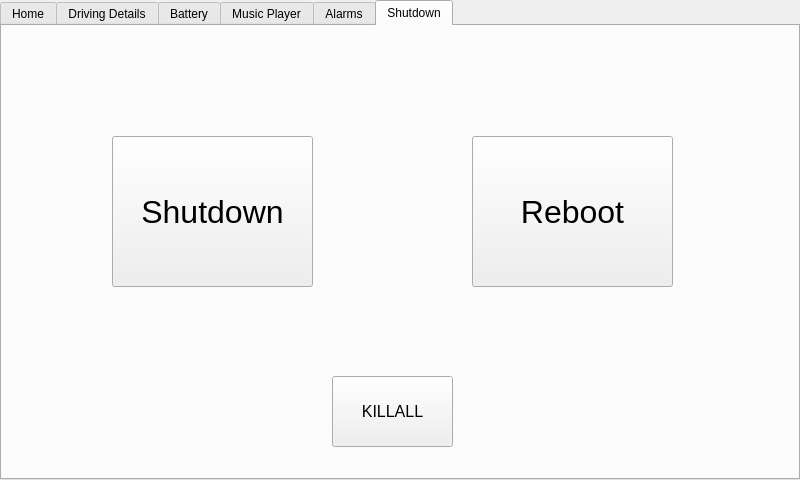
<?xml version="1.0" encoding="UTF-8"?>
<ui version="4.0">
 <class>Home</class>
 <widget class="QMainWindow" name="Home">
  <property name="geometry">
   <rect>
    <x>0</x>
    <y>0</y>
    <width>800</width>
    <height>480</height>
   </rect>
  </property>
  <property name="maximumSize">
   <size>
    <width>800</width>
    <height>480</height>
   </size>
  </property>
  <property name="windowTitle">
   <string>Home</string>
  </property>
  <widget class="QWidget" name="centralwidget">
   <widget class="QTabWidget" name="tab">
    <property name="geometry">
     <rect>
      <x>0</x>
      <y>0</y>
      <width>800</width>
      <height>480</height>
     </rect>
    </property>
    <property name="maximumSize">
     <size>
      <width>800</width>
      <height>480</height>
     </size>
    </property>
    <property name="currentIndex">
     <number>5</number>
    </property>
    <property name="iconSize">
     <size>
      <width>16</width>
      <height>16</height>
     </size>
    </property>
    <property name="movable">
     <bool>false</bool>
    </property>
    <property name="tabBarAutoHide">
     <bool>true</bool>
    </property>
    <widget class="QWidget" name="homeTab">
     <attribute name="title">
      <string>Home</string>
     </attribute>
     <widget class="QProgressBar" name="battProgBar">
      <property name="geometry">
       <rect>
        <x>10</x>
        <y>380</y>
        <width>511</width>
        <height>61</height>
       </rect>
      </property>
      <property name="font">
       <font>
        <pointsize>32</pointsize>
       </font>
      </property>
      <property name="value">
       <number>0</number>
      </property>
     </widget>
     <widget class="QLabel" name="currentSpeedLabel">
      <property name="geometry">
       <rect>
        <x>40</x>
        <y>20</y>
        <width>341</width>
        <height>191</height>
       </rect>
      </property>
      <property name="font">
       <font>
        <pointsize>160</pointsize>
        <weight>75</weight>
        <bold>true</bold>
        <underline>false</underline>
       </font>
      </property>
      <property name="text">
       <string>90</string>
      </property>
      <property name="textFormat">
       <enum>Qt::PlainText</enum>
      </property>
     </widget>
     <widget class="QLabel" name="battCapLabel">
      <property name="geometry">
       <rect>
        <x>10</x>
        <y>340</y>
        <width>421</width>
        <height>41</height>
       </rect>
      </property>
      <property name="font">
       <font>
        <family>Ubuntu</family>
        <pointsize>16</pointsize>
        <weight>50</weight>
        <italic>false</italic>
        <bold>false</bold>
       </font>
      </property>
      <property name="text">
       <string>&lt;html&gt;&lt;head/&gt;&lt;body&gt;&lt;p&gt;&lt;span style=&quot; font-size:22pt;&quot;&gt;Battery capacity remaining&lt;/span&gt;&lt;/p&gt;&lt;/body&gt;&lt;/html&gt;</string>
      </property>
     </widget>
     <widget class="QTextBrowser" name="rangeBox">
      <property name="geometry">
       <rect>
        <x>610</x>
        <y>10</y>
        <width>171</width>
        <height>61</height>
       </rect>
      </property>
      <property name="html">
       <string>&lt;!DOCTYPE HTML PUBLIC &quot;-//W3C//DTD HTML 4.0//EN&quot; &quot;http://www.w3.org/TR/REC-html40/strict.dtd&quot;&gt;
&lt;html&gt;&lt;head&gt;&lt;meta name=&quot;qrichtext&quot; content=&quot;1&quot; /&gt;&lt;style type=&quot;text/css&quot;&gt;
p, li { white-space: pre-wrap; }
&lt;/style&gt;&lt;/head&gt;&lt;body style=&quot; font-family:'Ubuntu'; font-size:11pt; font-weight:400; font-style:normal;&quot;&gt;
&lt;p style=&quot; margin-top:0px; margin-bottom:0px; margin-left:0px; margin-right:0px; -qt-block-indent:0; text-indent:0px;&quot;&gt;&lt;span style=&quot; font-size:24pt;&quot;&gt;0  km&lt;/span&gt;&lt;/p&gt;&lt;/body&gt;&lt;/html&gt;</string>
      </property>
     </widget>
     <widget class="QLabel" name="rangeLabel">
      <property name="geometry">
       <rect>
        <x>430</x>
        <y>20</y>
        <width>191</width>
        <height>41</height>
       </rect>
      </property>
      <property name="font">
       <font>
        <pointsize>18</pointsize>
       </font>
      </property>
      <property name="text">
       <string>&lt;html&gt;&lt;head/&gt;&lt;body&gt;&lt;p&gt;Range&lt;/p&gt;&lt;/body&gt;&lt;/html&gt;</string>
      </property>
     </widget>
     <widget class="QTextBrowser" name="modeBox">
      <property name="geometry">
       <rect>
        <x>610</x>
        <y>90</y>
        <width>171</width>
        <height>61</height>
       </rect>
      </property>
      <property name="html">
       <string>&lt;!DOCTYPE HTML PUBLIC &quot;-//W3C//DTD HTML 4.0//EN&quot; &quot;http://www.w3.org/TR/REC-html40/strict.dtd&quot;&gt;
&lt;html&gt;&lt;head&gt;&lt;meta name=&quot;qrichtext&quot; content=&quot;1&quot; /&gt;&lt;style type=&quot;text/css&quot;&gt;
p, li { white-space: pre-wrap; }
&lt;/style&gt;&lt;/head&gt;&lt;body style=&quot; font-family:'Ubuntu'; font-size:11pt; font-weight:400; font-style:normal;&quot;&gt;
&lt;p style=&quot; margin-top:0px; margin-bottom:0px; margin-left:0px; margin-right:0px; -qt-block-indent:0; text-indent:0px;&quot;&gt;&lt;span style=&quot; font-size:24pt; font-weight:600;&quot;&gt;NORMAL&lt;/span&gt;&lt;/p&gt;&lt;/body&gt;&lt;/html&gt;</string>
      </property>
     </widget>
     <widget class="QLabel" name="modeLabel">
      <property name="geometry">
       <rect>
        <x>430</x>
        <y>90</y>
        <width>161</width>
        <height>51</height>
       </rect>
      </property>
      <property name="font">
       <font>
        <pointsize>18</pointsize>
       </font>
      </property>
      <property name="text">
       <string>&lt;html&gt;&lt;head/&gt;&lt;body&gt;&lt;p&gt;Driving Mode&lt;/p&gt;&lt;/body&gt;&lt;/html&gt;</string>
      </property>
     </widget>
     <widget class="QPushButton" name="ecoPushButton">
      <property name="geometry">
       <rect>
        <x>440</x>
        <y>170</y>
        <width>101</width>
        <height>81</height>
       </rect>
      </property>
      <property name="font">
       <font>
        <pointsize>12</pointsize>
       </font>
      </property>
      <property name="text">
       <string>ECO</string>
      </property>
     </widget>
     <widget class="QPushButton" name="normPushButton">
      <property name="geometry">
       <rect>
        <x>560</x>
        <y>170</y>
        <width>101</width>
        <height>81</height>
       </rect>
      </property>
      <property name="font">
       <font>
        <pointsize>12</pointsize>
       </font>
      </property>
      <property name="text">
       <string>NORMAL</string>
      </property>
     </widget>
     <widget class="QPushButton" name="racePushButton">
      <property name="geometry">
       <rect>
        <x>680</x>
        <y>170</y>
        <width>101</width>
        <height>81</height>
       </rect>
      </property>
      <property name="font">
       <font>
        <pointsize>12</pointsize>
       </font>
      </property>
      <property name="text">
       <string>RACE</string>
      </property>
     </widget>
     <widget class="QLabel" name="kmhrsLabel">
      <property name="geometry">
       <rect>
        <x>190</x>
        <y>210</y>
        <width>241</width>
        <height>71</height>
       </rect>
      </property>
      <property name="font">
       <font>
        <pointsize>60</pointsize>
        <weight>75</weight>
        <bold>true</bold>
       </font>
      </property>
      <property name="text">
       <string>km/h</string>
      </property>
     </widget>
     <widget class="QTextBrowser" name="timeBox">
      <property name="geometry">
       <rect>
        <x>580</x>
        <y>370</y>
        <width>181</width>
        <height>71</height>
       </rect>
      </property>
      <property name="html">
       <string>&lt;!DOCTYPE HTML PUBLIC &quot;-//W3C//DTD HTML 4.0//EN&quot; &quot;http://www.w3.org/TR/REC-html40/strict.dtd&quot;&gt;
&lt;html&gt;&lt;head&gt;&lt;meta name=&quot;qrichtext&quot; content=&quot;1&quot; /&gt;&lt;style type=&quot;text/css&quot;&gt;
p, li { white-space: pre-wrap; }
&lt;/style&gt;&lt;/head&gt;&lt;body style=&quot; font-family:'Ubuntu'; font-size:11pt; font-weight:400; font-style:normal;&quot;&gt;
&lt;p style=&quot; margin-top:0px; margin-bottom:0px; margin-left:0px; margin-right:0px; -qt-block-indent:0; text-indent:0px;&quot;&gt;&lt;span style=&quot; font-size:32pt;&quot;&gt;00:00&lt;/span&gt;&lt;/p&gt;&lt;/body&gt;&lt;/html&gt;</string>
      </property>
     </widget>
     <widget class="QLabel" name="timeLabel">
      <property name="geometry">
       <rect>
        <x>580</x>
        <y>330</y>
        <width>81</width>
        <height>41</height>
       </rect>
      </property>
      <property name="font">
       <font>
        <family>Ubuntu</family>
        <pointsize>16</pointsize>
        <weight>50</weight>
        <italic>false</italic>
        <bold>false</bold>
       </font>
      </property>
      <property name="text">
       <string>&lt;html&gt;&lt;head/&gt;&lt;body&gt;&lt;p&gt;&lt;span style=&quot; font-size:22pt;&quot;&gt;Time&lt;/span&gt;&lt;/p&gt;&lt;/body&gt;&lt;/html&gt;</string>
      </property>
     </widget>
    </widget>
    <widget class="QWidget" name="ddTab">
     <attribute name="title">
      <string>Driving Details</string>
     </attribute>
     <widget class="QLabel" name="speedLabel">
      <property name="geometry">
       <rect>
        <x>20</x>
        <y>30</y>
        <width>111</width>
        <height>41</height>
       </rect>
      </property>
      <property name="font">
       <font>
        <pointsize>20</pointsize>
       </font>
      </property>
      <property name="text">
       <string>Speed</string>
      </property>
     </widget>
     <widget class="QTextBrowser" name="speedBox">
      <property name="geometry">
       <rect>
        <x>240</x>
        <y>20</y>
        <width>161</width>
        <height>61</height>
       </rect>
      </property>
      <property name="font">
       <font>
        <pointsize>22</pointsize>
       </font>
      </property>
      <property name="html">
       <string>&lt;!DOCTYPE HTML PUBLIC &quot;-//W3C//DTD HTML 4.0//EN&quot; &quot;http://www.w3.org/TR/REC-html40/strict.dtd&quot;&gt;
&lt;html&gt;&lt;head&gt;&lt;meta name=&quot;qrichtext&quot; content=&quot;1&quot; /&gt;&lt;style type=&quot;text/css&quot;&gt;
p, li { white-space: pre-wrap; }
&lt;/style&gt;&lt;/head&gt;&lt;body style=&quot; font-family:'Ubuntu'; font-size:22pt; font-weight:400; font-style:normal;&quot;&gt;
&lt;p style=&quot; margin-top:0px; margin-bottom:0px; margin-left:0px; margin-right:0px; -qt-block-indent:0; text-indent:0px;&quot;&gt;0  km/h&lt;/p&gt;&lt;/body&gt;&lt;/html&gt;</string>
      </property>
     </widget>
     <widget class="QLabel" name="topSpeedLabel">
      <property name="geometry">
       <rect>
        <x>20</x>
        <y>110</y>
        <width>151</width>
        <height>41</height>
       </rect>
      </property>
      <property name="font">
       <font>
        <pointsize>20</pointsize>
       </font>
      </property>
      <property name="text">
       <string>Top speed</string>
      </property>
     </widget>
     <widget class="QTextBrowser" name="topSpeedBox">
      <property name="geometry">
       <rect>
        <x>240</x>
        <y>100</y>
        <width>161</width>
        <height>61</height>
       </rect>
      </property>
      <property name="font">
       <font>
        <pointsize>22</pointsize>
       </font>
      </property>
      <property name="html">
       <string>&lt;!DOCTYPE HTML PUBLIC &quot;-//W3C//DTD HTML 4.0//EN&quot; &quot;http://www.w3.org/TR/REC-html40/strict.dtd&quot;&gt;
&lt;html&gt;&lt;head&gt;&lt;meta name=&quot;qrichtext&quot; content=&quot;1&quot; /&gt;&lt;style type=&quot;text/css&quot;&gt;
p, li { white-space: pre-wrap; }
&lt;/style&gt;&lt;/head&gt;&lt;body style=&quot; font-family:'Ubuntu'; font-size:22pt; font-weight:400; font-style:normal;&quot;&gt;
&lt;p style=&quot; margin-top:0px; margin-bottom:0px; margin-left:0px; margin-right:0px; -qt-block-indent:0; text-indent:0px;&quot;&gt;0  km/h&lt;/p&gt;&lt;/body&gt;&lt;/html&gt;</string>
      </property>
     </widget>
     <widget class="QLabel" name="rangeLabel_2">
      <property name="geometry">
       <rect>
        <x>20</x>
        <y>190</y>
        <width>121</width>
        <height>41</height>
       </rect>
      </property>
      <property name="font">
       <font>
        <pointsize>22</pointsize>
       </font>
      </property>
      <property name="text">
       <string>Range</string>
      </property>
     </widget>
     <widget class="QTextBrowser" name="rangeBox_2">
      <property name="geometry">
       <rect>
        <x>240</x>
        <y>180</y>
        <width>161</width>
        <height>61</height>
       </rect>
      </property>
      <property name="html">
       <string>&lt;!DOCTYPE HTML PUBLIC &quot;-//W3C//DTD HTML 4.0//EN&quot; &quot;http://www.w3.org/TR/REC-html40/strict.dtd&quot;&gt;
&lt;html&gt;&lt;head&gt;&lt;meta name=&quot;qrichtext&quot; content=&quot;1&quot; /&gt;&lt;style type=&quot;text/css&quot;&gt;
p, li { white-space: pre-wrap; }
&lt;/style&gt;&lt;/head&gt;&lt;body style=&quot; font-family:'Ubuntu'; font-size:11pt; font-weight:400; font-style:normal;&quot;&gt;
&lt;p style=&quot; margin-top:0px; margin-bottom:0px; margin-left:0px; margin-right:0px; -qt-block-indent:0; text-indent:0px;&quot;&gt;&lt;span style=&quot; font-size:22pt;&quot;&gt;0  km&lt;/span&gt;&lt;/p&gt;&lt;/body&gt;&lt;/html&gt;</string>
      </property>
     </widget>
     <widget class="QLabel" name="modeLabel_2">
      <property name="geometry">
       <rect>
        <x>20</x>
        <y>270</y>
        <width>191</width>
        <height>41</height>
       </rect>
      </property>
      <property name="font">
       <font>
        <pointsize>22</pointsize>
       </font>
      </property>
      <property name="text">
       <string>Driving Mode</string>
      </property>
     </widget>
     <widget class="QTextBrowser" name="modeBox_2">
      <property name="geometry">
       <rect>
        <x>240</x>
        <y>260</y>
        <width>161</width>
        <height>61</height>
       </rect>
      </property>
      <property name="html">
       <string>&lt;!DOCTYPE HTML PUBLIC &quot;-//W3C//DTD HTML 4.0//EN&quot; &quot;http://www.w3.org/TR/REC-html40/strict.dtd&quot;&gt;
&lt;html&gt;&lt;head&gt;&lt;meta name=&quot;qrichtext&quot; content=&quot;1&quot; /&gt;&lt;style type=&quot;text/css&quot;&gt;
p, li { white-space: pre-wrap; }
&lt;/style&gt;&lt;/head&gt;&lt;body style=&quot; font-family:'Ubuntu'; font-size:11pt; font-weight:400; font-style:normal;&quot;&gt;
&lt;p style=&quot; margin-top:0px; margin-bottom:0px; margin-left:0px; margin-right:0px; -qt-block-indent:0; text-indent:0px;&quot;&gt;&lt;span style=&quot; font-size:24pt; font-weight:600;&quot;&gt;NORMAL&lt;/span&gt;&lt;/p&gt;&lt;/body&gt;&lt;/html&gt;</string>
      </property>
     </widget>
     <widget class="QTextBrowser" name="longitudeBox">
      <property name="geometry">
       <rect>
        <x>630</x>
        <y>20</y>
        <width>151</width>
        <height>61</height>
       </rect>
      </property>
      <property name="font">
       <font>
        <pointsize>22</pointsize>
       </font>
      </property>
      <property name="html">
       <string>&lt;!DOCTYPE HTML PUBLIC &quot;-//W3C//DTD HTML 4.0//EN&quot; &quot;http://www.w3.org/TR/REC-html40/strict.dtd&quot;&gt;
&lt;html&gt;&lt;head&gt;&lt;meta name=&quot;qrichtext&quot; content=&quot;1&quot; /&gt;&lt;style type=&quot;text/css&quot;&gt;
p, li { white-space: pre-wrap; }
&lt;/style&gt;&lt;/head&gt;&lt;body style=&quot; font-family:'Ubuntu'; font-size:22pt; font-weight:400; font-style:normal;&quot;&gt;
&lt;p style=&quot;-qt-paragraph-type:empty; margin-top:0px; margin-bottom:0px; margin-left:0px; margin-right:0px; -qt-block-indent:0; text-indent:0px;&quot;&gt;&lt;br /&gt;&lt;/p&gt;&lt;/body&gt;&lt;/html&gt;</string>
      </property>
     </widget>
     <widget class="QLabel" name="longitudeLabel">
      <property name="geometry">
       <rect>
        <x>440</x>
        <y>30</y>
        <width>181</width>
        <height>41</height>
       </rect>
      </property>
      <property name="font">
       <font>
        <pointsize>20</pointsize>
       </font>
      </property>
      <property name="text">
       <string>Longitude (N)</string>
      </property>
     </widget>
     <widget class="QLabel" name="latitudeLabel">
      <property name="geometry">
       <rect>
        <x>440</x>
        <y>110</y>
        <width>151</width>
        <height>41</height>
       </rect>
      </property>
      <property name="font">
       <font>
        <pointsize>20</pointsize>
       </font>
      </property>
      <property name="text">
       <string>Latitude (E)</string>
      </property>
     </widget>
     <widget class="QTextBrowser" name="latitudeBox">
      <property name="geometry">
       <rect>
        <x>630</x>
        <y>100</y>
        <width>151</width>
        <height>61</height>
       </rect>
      </property>
      <property name="font">
       <font>
        <pointsize>22</pointsize>
       </font>
      </property>
      <property name="html">
       <string>&lt;!DOCTYPE HTML PUBLIC &quot;-//W3C//DTD HTML 4.0//EN&quot; &quot;http://www.w3.org/TR/REC-html40/strict.dtd&quot;&gt;
&lt;html&gt;&lt;head&gt;&lt;meta name=&quot;qrichtext&quot; content=&quot;1&quot; /&gt;&lt;style type=&quot;text/css&quot;&gt;
p, li { white-space: pre-wrap; }
&lt;/style&gt;&lt;/head&gt;&lt;body style=&quot; font-family:'Ubuntu'; font-size:22pt; font-weight:400; font-style:normal;&quot;&gt;
&lt;p style=&quot;-qt-paragraph-type:empty; margin-top:0px; margin-bottom:0px; margin-left:0px; margin-right:0px; -qt-block-indent:0; text-indent:0px;&quot;&gt;&lt;br /&gt;&lt;/p&gt;&lt;/body&gt;&lt;/html&gt;</string>
      </property>
     </widget>
    </widget>
    <widget class="QWidget" name="batteryTab">
     <attribute name="title">
      <string>Battery</string>
     </attribute>
     <widget class="QLabel" name="battEstTotCapLabel">
      <property name="geometry">
       <rect>
        <x>20</x>
        <y>30</y>
        <width>261</width>
        <height>41</height>
       </rect>
      </property>
      <property name="font">
       <font>
        <pointsize>22</pointsize>
       </font>
      </property>
      <property name="text">
       <string>Est. total capacity</string>
      </property>
     </widget>
     <widget class="QTextBrowser" name="battEstTotCapBox">
      <property name="geometry">
       <rect>
        <x>340</x>
        <y>20</y>
        <width>161</width>
        <height>61</height>
       </rect>
      </property>
      <property name="html">
       <string>&lt;!DOCTYPE HTML PUBLIC &quot;-//W3C//DTD HTML 4.0//EN&quot; &quot;http://www.w3.org/TR/REC-html40/strict.dtd&quot;&gt;
&lt;html&gt;&lt;head&gt;&lt;meta name=&quot;qrichtext&quot; content=&quot;1&quot; /&gt;&lt;style type=&quot;text/css&quot;&gt;
p, li { white-space: pre-wrap; }
&lt;/style&gt;&lt;/head&gt;&lt;body style=&quot; font-family:'Ubuntu'; font-size:11pt; font-weight:400; font-style:normal;&quot;&gt;
&lt;p style=&quot; margin-top:0px; margin-bottom:0px; margin-left:0px; margin-right:0px; -qt-block-indent:0; text-indent:0px;&quot;&gt;&lt;span style=&quot; font-size:22pt;&quot;&gt;2800 Wh&lt;/span&gt;&lt;/p&gt;&lt;/body&gt;&lt;/html&gt;</string>
      </property>
     </widget>
     <widget class="QLabel" name="battEstCapLeftLabel">
      <property name="geometry">
       <rect>
        <x>20</x>
        <y>110</y>
        <width>241</width>
        <height>41</height>
       </rect>
      </property>
      <property name="font">
       <font>
        <pointsize>22</pointsize>
       </font>
      </property>
      <property name="text">
       <string>Est. capacity left</string>
      </property>
     </widget>
     <widget class="QTextBrowser" name="battEstCapLeftBox">
      <property name="geometry">
       <rect>
        <x>340</x>
        <y>100</y>
        <width>161</width>
        <height>61</height>
       </rect>
      </property>
      <property name="font">
       <font>
        <pointsize>22</pointsize>
       </font>
      </property>
      <property name="html">
       <string>&lt;!DOCTYPE HTML PUBLIC &quot;-//W3C//DTD HTML 4.0//EN&quot; &quot;http://www.w3.org/TR/REC-html40/strict.dtd&quot;&gt;
&lt;html&gt;&lt;head&gt;&lt;meta name=&quot;qrichtext&quot; content=&quot;1&quot; /&gt;&lt;style type=&quot;text/css&quot;&gt;
p, li { white-space: pre-wrap; }
&lt;/style&gt;&lt;/head&gt;&lt;body style=&quot; font-family:'Ubuntu'; font-size:22pt; font-weight:400; font-style:normal;&quot;&gt;
&lt;p style=&quot; margin-top:0px; margin-bottom:0px; margin-left:0px; margin-right:0px; -qt-block-indent:0; text-indent:0px;&quot;&gt;1400 Wh&lt;/p&gt;&lt;/body&gt;&lt;/html&gt;</string>
      </property>
     </widget>
     <widget class="QLabel" name="currentBattTempLabel">
      <property name="geometry">
       <rect>
        <x>20</x>
        <y>180</y>
        <width>311</width>
        <height>41</height>
       </rect>
      </property>
      <property name="font">
       <font>
        <pointsize>22</pointsize>
       </font>
      </property>
      <property name="text">
       <string>Current battery temp</string>
      </property>
     </widget>
     <widget class="QProgressBar" name="battProgBar_2">
      <property name="geometry">
       <rect>
        <x>7</x>
        <y>380</y>
        <width>781</width>
        <height>61</height>
       </rect>
      </property>
      <property name="font">
       <font>
        <pointsize>32</pointsize>
       </font>
      </property>
      <property name="value">
       <number>0</number>
      </property>
     </widget>
     <widget class="QLabel" name="battCapLabel_2">
      <property name="geometry">
       <rect>
        <x>10</x>
        <y>340</y>
        <width>421</width>
        <height>41</height>
       </rect>
      </property>
      <property name="font">
       <font>
        <family>Ubuntu</family>
        <pointsize>22</pointsize>
        <weight>50</weight>
        <italic>false</italic>
        <bold>false</bold>
       </font>
      </property>
      <property name="text">
       <string>Battery capacity remaining</string>
      </property>
     </widget>
     <widget class="QLabel" name="peakBattTempLabel">
      <property name="geometry">
       <rect>
        <x>20</x>
        <y>270</y>
        <width>301</width>
        <height>41</height>
       </rect>
      </property>
      <property name="font">
       <font>
        <pointsize>22</pointsize>
       </font>
      </property>
      <property name="text">
       <string>Peak battery temp</string>
      </property>
     </widget>
     <widget class="QTextBrowser" name="currentBattTempBox">
      <property name="geometry">
       <rect>
        <x>340</x>
        <y>180</y>
        <width>161</width>
        <height>61</height>
       </rect>
      </property>
      <property name="html">
       <string>&lt;!DOCTYPE HTML PUBLIC &quot;-//W3C//DTD HTML 4.0//EN&quot; &quot;http://www.w3.org/TR/REC-html40/strict.dtd&quot;&gt;
&lt;html&gt;&lt;head&gt;&lt;meta name=&quot;qrichtext&quot; content=&quot;1&quot; /&gt;&lt;style type=&quot;text/css&quot;&gt;
p, li { white-space: pre-wrap; }
&lt;/style&gt;&lt;/head&gt;&lt;body style=&quot; font-family:'Ubuntu'; font-size:11pt; font-weight:400; font-style:normal;&quot;&gt;
&lt;p style=&quot; margin-top:0px; margin-bottom:0px; margin-left:0px; margin-right:0px; -qt-block-indent:0; text-indent:0px;&quot;&gt;&lt;span style=&quot; font-size:22pt;&quot;&gt;42 C&lt;/span&gt;&lt;/p&gt;&lt;/body&gt;&lt;/html&gt;</string>
      </property>
     </widget>
     <widget class="QTextBrowser" name="peakBattTempBox">
      <property name="geometry">
       <rect>
        <x>340</x>
        <y>260</y>
        <width>161</width>
        <height>61</height>
       </rect>
      </property>
      <property name="font">
       <font>
        <pointsize>22</pointsize>
       </font>
      </property>
      <property name="html">
       <string>&lt;!DOCTYPE HTML PUBLIC &quot;-//W3C//DTD HTML 4.0//EN&quot; &quot;http://www.w3.org/TR/REC-html40/strict.dtd&quot;&gt;
&lt;html&gt;&lt;head&gt;&lt;meta name=&quot;qrichtext&quot; content=&quot;1&quot; /&gt;&lt;style type=&quot;text/css&quot;&gt;
p, li { white-space: pre-wrap; }
&lt;/style&gt;&lt;/head&gt;&lt;body style=&quot; font-family:'Ubuntu'; font-size:22pt; font-weight:400; font-style:normal;&quot;&gt;
&lt;p style=&quot; margin-top:0px; margin-bottom:0px; margin-left:0px; margin-right:0px; -qt-block-indent:0; text-indent:0px;&quot;&gt;69 C&lt;/p&gt;&lt;/body&gt;&lt;/html&gt;</string>
      </property>
     </widget>
    </widget>
    <widget class="QWidget" name="mpTab">
     <attribute name="title">
      <string>Music Player</string>
     </attribute>
    </widget>
    <widget class="QWidget" name="alarmTab">
     <attribute name="title">
      <string>Alarms</string>
     </attribute>
     <widget class="QTextBrowser" name="AlarmTextBox">
      <property name="geometry">
       <rect>
        <x>20</x>
        <y>10</y>
        <width>741</width>
        <height>321</height>
       </rect>
      </property>
      <property name="autoFillBackground">
       <bool>true</bool>
      </property>
     </widget>
    </widget>
    <widget class="QWidget" name="shutdownTab">
     <attribute name="title">
      <string>Shutdown</string>
     </attribute>
     <widget class="QPushButton" name="shutdownButton">
      <property name="geometry">
       <rect>
        <x>110</x>
        <y>110</y>
        <width>201</width>
        <height>151</height>
       </rect>
      </property>
      <property name="font">
       <font>
        <pointsize>24</pointsize>
       </font>
      </property>
      <property name="text">
       <string>Shutdown</string>
      </property>
     </widget>
     <widget class="QPushButton" name="rebootButton">
      <property name="geometry">
       <rect>
        <x>470</x>
        <y>110</y>
        <width>201</width>
        <height>151</height>
       </rect>
      </property>
      <property name="font">
       <font>
        <pointsize>24</pointsize>
       </font>
      </property>
      <property name="text">
       <string>Reboot</string>
      </property>
     </widget>
     <widget class="QPushButton" name="testKillAllButton">
      <property name="geometry">
       <rect>
        <x>330</x>
        <y>350</y>
        <width>121</width>
        <height>71</height>
       </rect>
      </property>
      <property name="font">
       <font>
        <pointsize>12</pointsize>
       </font>
      </property>
      <property name="text">
       <string>KILLALL</string>
      </property>
     </widget>
    </widget>
   </widget>
  </widget>
 </widget>
 <resources/>
 <connections/>
</ui>
